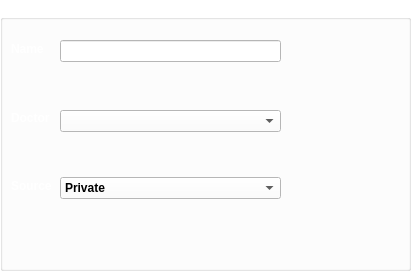
     <widget class="QGroupBox" name="groupBox">
      <property name="geometry">
       <rect>
        <x>10</x>
        <y>420</y>
        <width>411</width>
        <height>271</height>
       </rect>
      </property>
      <property name="palette">
       <palette>
        <active>
         <colorrole role="WindowText">
          <brush brushstyle="SolidPattern">
           <color alpha="255">
            <red>255</red>
            <green>255</green>
            <blue>255</blue>
           </color>
          </brush>
         </colorrole>
         <colorrole role="Button">
          <brush brushstyle="SolidPattern">
           <color alpha="0">
            <red>0</red>
            <green>0</green>
            <blue>0</blue>
           </color>
          </brush>
         </colorrole>
         <colorrole role="Text">
          <brush brushstyle="SolidPattern">
           <color alpha="255">
            <red>255</red>
            <green>255</green>
            <blue>255</blue>
           </color>
          </brush>
         </colorrole>
         <colorrole role="ButtonText">
          <brush brushstyle="SolidPattern">
           <color alpha="255">
            <red>255</red>
            <green>255</green>
            <blue>255</blue>
           </color>
          </brush>
         </colorrole>
         <colorrole role="Base">
          <brush brushstyle="SolidPattern">
           <color alpha="0">
            <red>0</red>
            <green>0</green>
            <blue>0</blue>
           </color>
          </brush>
         </colorrole>
         <colorrole role="Window">
          <brush brushstyle="SolidPattern">
           <color alpha="0">
            <red>0</red>
            <green>0</green>
            <blue>0</blue>
           </color>
          </brush>
         </colorrole>
        </active>
        <inactive>
         <colorrole role="WindowText">
          <brush brushstyle="SolidPattern">
           <color alpha="255">
            <red>255</red>
            <green>255</green>
            <blue>255</blue>
           </color>
          </brush>
         </colorrole>
         <colorrole role="Button">
          <brush brushstyle="SolidPattern">
           <color alpha="0">
            <red>0</red>
            <green>0</green>
            <blue>0</blue>
           </color>
          </brush>
         </colorrole>
         <colorrole role="Text">
          <brush brushstyle="SolidPattern">
           <color alpha="255">
            <red>255</red>
            <green>255</green>
            <blue>255</blue>
           </color>
          </brush>
         </colorrole>
         <colorrole role="ButtonText">
          <brush brushstyle="SolidPattern">
           <color alpha="255">
            <red>255</red>
            <green>255</green>
            <blue>255</blue>
           </color>
          </brush>
         </colorrole>
         <colorrole role="Base">
          <brush brushstyle="SolidPattern">
           <color alpha="0">
            <red>0</red>
            <green>0</green>
            <blue>0</blue>
           </color>
          </brush>
         </colorrole>
         <colorrole role="Window">
          <brush brushstyle="SolidPattern">
           <color alpha="0">
            <red>0</red>
            <green>0</green>
            <blue>0</blue>
           </color>
          </brush>
         </colorrole>
        </inactive>
        <disabled>
         <colorrole role="WindowText">
          <brush brushstyle="SolidPattern">
           <color alpha="255">
            <red>255</red>
            <green>255</green>
            <blue>255</blue>
           </color>
          </brush>
         </colorrole>
         <colorrole role="Button">
          <brush brushstyle="SolidPattern">
           <color alpha="0">
            <red>0</red>
            <green>0</green>
            <blue>0</blue>
           </color>
          </brush>
         </colorrole>
         <colorrole role="Text">
          <brush brushstyle="SolidPattern">
           <color alpha="255">
            <red>255</red>
            <green>255</green>
            <blue>255</blue>
           </color>
          </brush>
         </colorrole>
         <colorrole role="ButtonText">
          <brush brushstyle="SolidPattern">
           <color alpha="255">
            <red>255</red>
            <green>255</green>
            <blue>255</blue>
           </color>
          </brush>
         </colorrole>
         <colorrole role="Base">
          <brush brushstyle="SolidPattern">
           <color alpha="0">
            <red>0</red>
            <green>0</green>
            <blue>0</blue>
           </color>
          </brush>
         </colorrole>
         <colorrole role="Window">
          <brush brushstyle="SolidPattern">
           <color alpha="0">
            <red>0</red>
            <green>0</green>
            <blue>0</blue>
           </color>
          </brush>
         </colorrole>
        </disabled>
       </palette>
      </property>
      <property name="cursor">
       <cursorShape>CrossCursor</cursorShape>
      </property>
      <property name="autoFillBackground">
       <bool>false</bool>
      </property>
      <property name="styleSheet">
       <string notr="true">background:transparent;
font:bold;
color:white;</string>
      </property>
      <property name="title">
       <string>Patient</string>
      </property>
      <property name="flat">
       <bool>false</bool>
      </property>
      <property name="checkable">
       <bool>false</bool>
      </property>
      <widget class="QLabel" name="label">
       <property name="geometry">
        <rect>
         <x>11</x>
         <y>41</y>
         <width>41</width>
         <height>16</height>
        </rect>
       </property>
       <property name="styleSheet">
        <string notr="true">background:transparent;</string>
       </property>
       <property name="text">
        <string>Name</string>
       </property>
      </widget>
      <widget class="QLabel" name="label_2">
       <property name="geometry">
        <rect>
         <x>11</x>
         <y>110</y>
         <width>51</width>
         <height>16</height>
        </rect>
       </property>
       <property name="styleSheet">
        <string notr="true">color: white;
font: 90 bold 8pt &quot;MS Shell Dlg 2&quot;;
background:transparent;</string>
       </property>
       <property name="text">
        <string>Doctor</string>
       </property>
      </widget>
      <widget class="QLabel" name="label_3">
       <property name="geometry">
        <rect>
         <x>11</x>
         <y>178</y>
         <width>51</width>
         <height>16</height>
        </rect>
       </property>
       <property name="styleSheet">
        <string notr="true">color: white;
font: 90 bold 8pt &quot;MS Shell Dlg 2&quot;;
background:transparent;</string>
       </property>
       <property name="text">
        <string>Source</string>
       </property>
      </widget>
      <widget class="QLineEdit" name="PName">
       <property name="geometry">
        <rect>
         <x>60</x>
         <y>40</y>
         <width>221</width>
         <height>22</height>
        </rect>
       </property>
       <property name="styleSheet">
        <string notr="true">background-color:white;
color:black;
font:bold;</string>
       </property>
      </widget>
      <widget class="QComboBox" name="PSource">
       <property name="geometry">
        <rect>
         <x>60</x>
         <y>177</y>
         <width>221</width>
         <height>22</height>
        </rect>
       </property>
       <property name="styleSheet">
        <string notr="true">background-color:white;
color:black;
font:bold;</string>
       </property>
       <item>
        <property name="text">
         <string>Private</string>
        </property>
       </item>
       <item>
        <property name="text">
         <string>Public</string>
        </property>
       </item>
      </widget>
      <widget class="QComboBox" name="PDoctor">
       <property name="geometry">
        <rect>
         <x>60</x>
         <y>110</y>
         <width>221</width>
         <height>22</height>
        </rect>
       </property>
       <property name="styleSheet">
        <string notr="true">background:white;
color:black;
font:bold;</string>
       </property>
      </widget>
     </widget>
